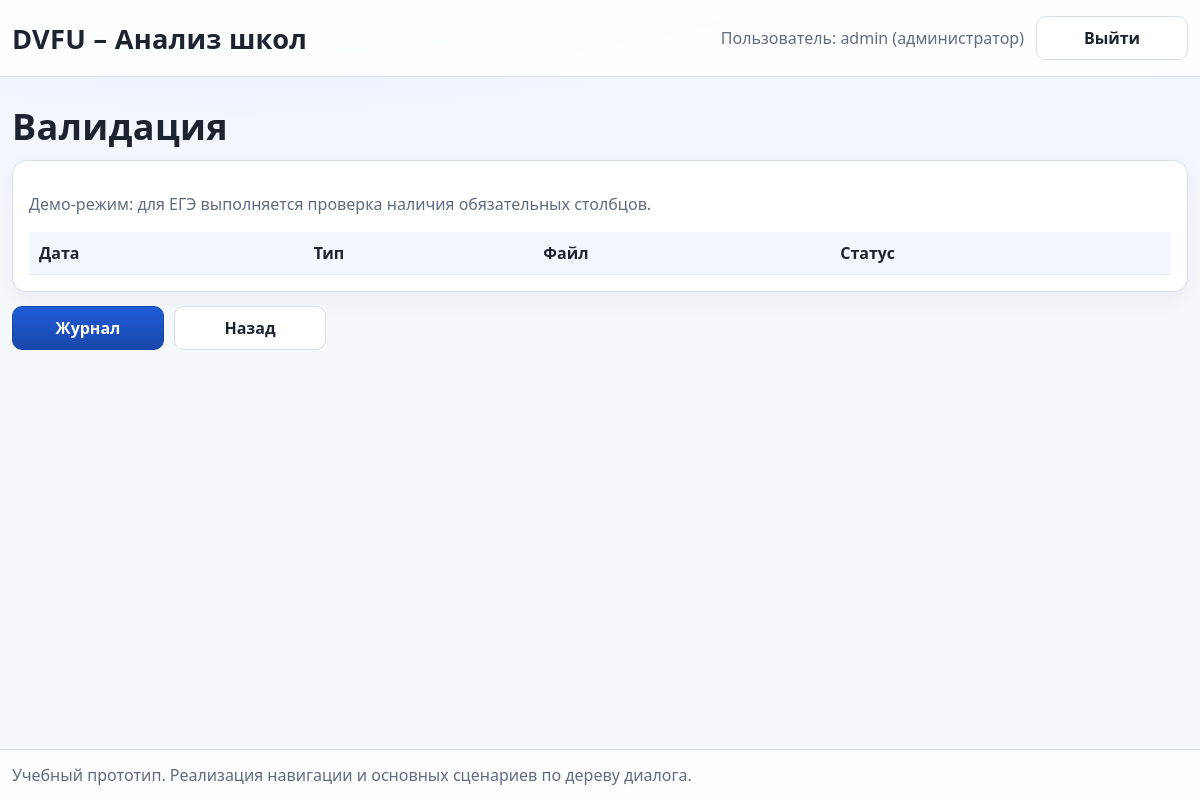
Before: /data/validate (signed in) with the older database file.
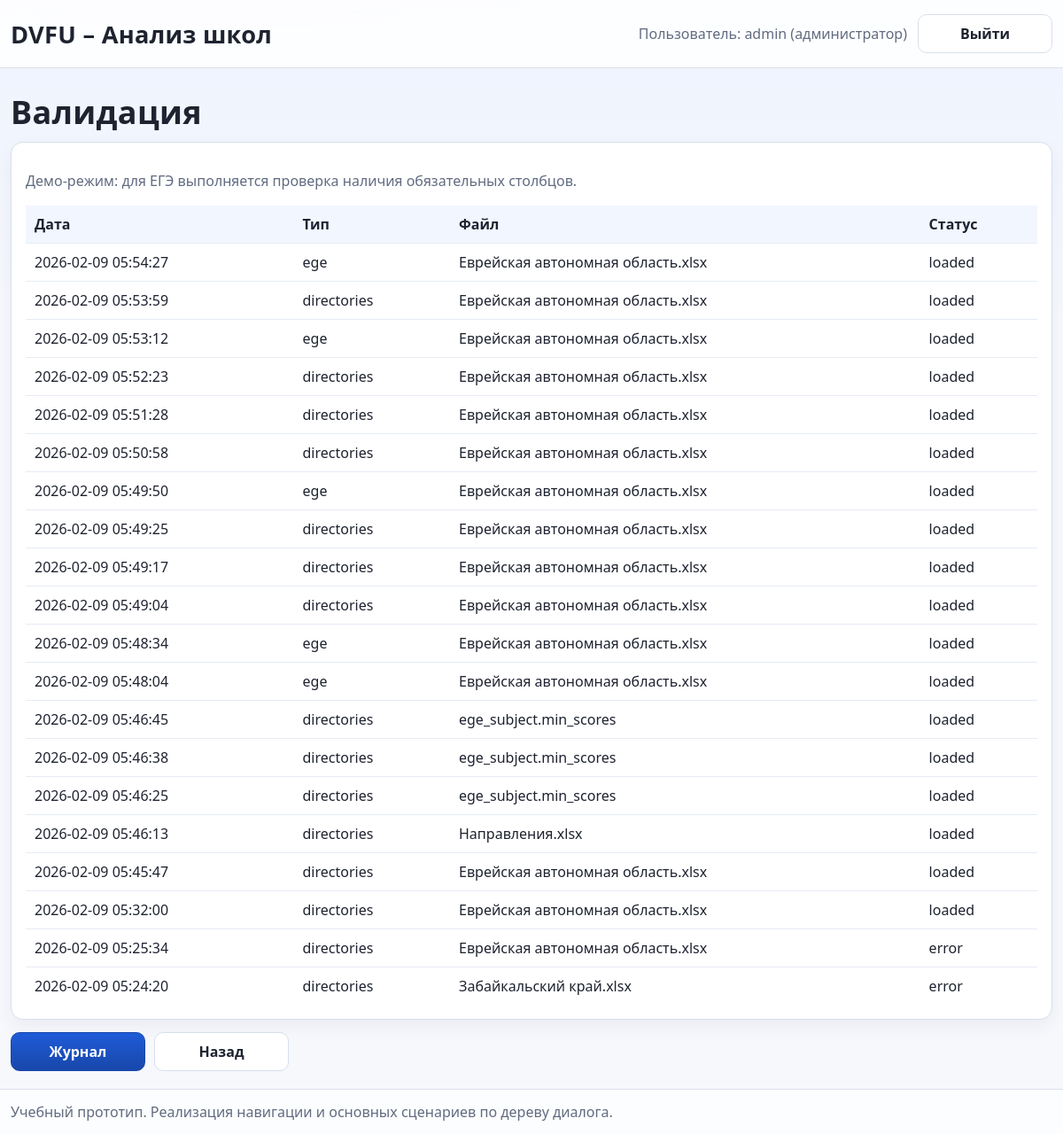
After: the same page with the newer database file.
### db.py (models this page shows)
class Base(DeclarativeBase):
    pass

class User(Base):
    __tablename__ = "user"
    id = Column(Integer, primary_key=True)
    login = Column(String(64), unique=True, nullable=False, index=True)
    password_hash = Column(String(256), nullable=False)
    is_admin = Column(Boolean, default=False, nullable=False)
    created_at = Column(DateTime(timezone=True), server_default=sqlfunc.now(), nullable=False)

class ImportJob(Base):
    __tablename__ = "import_job"
    id = Column(Integer, primary_key=True)
    job_type = Column(String(32), nullable=False)  # ege | admissions | events
    filename = Column(String(255), nullable=False)
    status = Column(String(32), nullable=False, default="uploaded")  # uploaded | validated | loaded | error
    details = Column(Text, nullable=True)
    created_at = Column(DateTime(timezone=True), server_default=sqlfunc.now(), nullable=False)

### routes.py (the view)
@router.get("/data/validate")
def validation_page(request: Request, db: Session = Depends(get_db)):
    user = require_user(request, db)
    jobs = db.query(ImportJob).order_by(ImportJob.created_at.desc()).limit(20).all()
    return render("validation.html", {"request": request, "user": user, "jobs": jobs})

### templates/validation.html
{% extends "base.html" %}
{% block content %}
<h1>Валидация</h1>
<div class="card">
  <p class="muted">Демо-режим: для ЕГЭ выполняется проверка наличия обязательных столбцов.</p>
  <table class="table">
    <thead>
      <tr>
        <th>Дата</th>
        <th>Тип</th>
        <th>Файл</th>
        <th>Статус</th>
      </tr>
    </thead>
    <tbody>
    {% for j in jobs %}
      <tr>
        <td>{{ j.created_at }}</td>
        <td>{{ j.job_type }}</td>
        <td>{{ j.filename }}</td>
        <td>{{ j.status }}</td>
      </tr>
    {% endfor %}
    </tbody>
  </table>
</div>
<div class="row">
  <a class="btn" href="/data/history">Журнал</a>
  <a class="btn btn-ghost" href="/data">Назад</a>
</div>
{% endblock %}

### templates/base.html (shortened to what this page needs)
<!doctype html>
<html lang="ru">
<head>
  <link rel="stylesheet" href="/static/app.css">
</head>
<body>
  <header class="header">
    <div class="container header-row">
      <div class="brand">DVFU – Анализ школ</div>
      <div class="header-actions">
        {% if user %}
          <span class="muted">Пользователь: {{ user.login }}{% if user.is_admin %} (администратор){% endif %}</span>
          <a class="btn btn-ghost" href="/logout">Выйти</a>
        {% endif %}
      </div>
    </div>
  </header>
  <main class="container">
    {% block content %}{% endblock %}
  </main>
  <footer class="footer">
    <div class="container muted">
      Учебный прототип. Реализация навигации и основных сценариев по дереву диалога.
    </div>
  </footer>
</body>
</html>

### static/app.css (style rules this page uses)
:root { --bg-top: #eef3ff; --bg-main: #f6f8fc; --text-main: #1e2330; --text-muted: #616b80; --line: #d8dfeb; --surface: #ffffff; --surface-soft: #f8faff; --primary: #1f5bd8; --primary-strong: #1847aa; --ok-bg: #edfff4; --ok-line: #bfead0; --warn-bg: #fff4f4; --warn-line: #f6caca; font-family: "Segoe UI", -apple-system, BlinkMacSystemFont, "Helvetica Neue", Arial, sans-serif; }
*, *::before, *::after { box-sizing: border-box; }
html, body { height: 100%; }
body { margin: 0; color: var(--text-main); min-height: 100dvh; display: flex; flex-direction: column; background: radial-gradient(1200px 420px at 20% -15%, #e0e8ff 0%, transparent 58%), radial-gradient(900px 340px at 100% -10%, #dff3ff 0%, transparent 52%), linear-gradient(180deg, var(--bg-top) 0%, var(--bg-main) 28%, var(--bg-main) 100%); }
a { color: inherit; text-decoration: none; }
.container { width: min(1480px, calc(100% - 24px)); margin: 0 auto; padding: 16px 0; }
main.container { flex: 1 0 auto; padding: 28px 0 20px; }
.header { border-bottom: 1px solid var(--line); background: rgba(255, 255, 255, 0.86); backdrop-filter: blur(8px); }
.header-row { display: flex; align-items: center; justify-content: space-between; gap: 12px; }
.brand { font-size: 1.7rem; font-weight: 700; letter-spacing: 0.01em; }
.header-actions { display: flex; align-items: center; gap: 12px; }
.footer { margin-top: auto; border-top: 1px solid var(--line); background: rgba(255, 255, 255, 0.72); }
.footer .container { padding: 14px 0; }
.muted { color: var(--text-muted); }
h1 { margin: 0 0 10px; font-size: clamp(1.8rem, 3vw, 2.3rem); line-height: 1.2; letter-spacing: 0.01em; }
p { line-height: 1.45; }
.card { background: var(--surface); border: 1px solid var(--line); border-radius: 14px; padding: 16px; margin-top: 12px; box-shadow: 0 8px 20px rgba(45, 59, 95, 0.06); }
.row { display: flex; gap: 10px; flex-wrap: wrap; margin-top: 14px; align-items: end; }
.btn { background: linear-gradient(180deg, var(--primary) 0%, var(--primary-strong) 100%); color: #fff; padding: 10px 14px; border-radius: 10px; border: 1px solid var(--primary-strong); cursor: pointer; font-weight: 650; min-width: 152px; min-height: 42px; display: inline-flex; align-items: center; justify-content: center; transition: transform 0.15s ease, box-shadow 0.15s ease, filter 0.15s ease; }
.btn-ghost { background: var(--surface); color: var(--text-main); border: 1px solid var(--line); }
.table { width: 100%; border-collapse: separate; border-spacing: 0; margin-top: 0; overflow: hidden; }
.table th, .table td { border-bottom: 1px solid #e6ebf5; padding: 10px; text-align: left; vertical-align: top; }
.table th { background: #f2f6ff; font-weight: 700; }
.table tr:last-child td { border-bottom: 0; }

Changed rows visible on the page:
added ImportJob: created_at "2026-02-09 05:54:27", job_type "ege", filename "Еврейская автономная область.xlsx", status "loaded"
added ImportJob: created_at "2026-02-09 05:53:59", job_type "directories", filename "Еврейская автономная область.xlsx", status "loaded"
added ImportJob: created_at "2026-02-09 05:53:12", job_type "ege", filename "Еврейская автономная область.xlsx", status "loaded"
added ImportJob: created_at "2026-02-09 05:52:23", job_type "directories", filename "Еврейская автономная область.xlsx", status "loaded"
added ImportJob: created_at "2026-02-09 05:51:28", job_type "directories", filename "Еврейская автономная область.xlsx", status "loaded"
added ImportJob: created_at "2026-02-09 05:50:58", job_type "directories", filename "Еврейская автономная область.xlsx", status "loaded"
added ImportJob: created_at "2026-02-09 05:49:50", job_type "ege", filename "Еврейская автономная область.xlsx", status "loaded"
added ImportJob: created_at "2026-02-09 05:49:25", job_type "directories", filename "Еврейская автономная область.xlsx", status "loaded"
added ImportJob: created_at "2026-02-09 05:49:17", job_type "directories", filename "Еврейская автономная область.xlsx", status "loaded"
added ImportJob: created_at "2026-02-09 05:49:04", job_type "directories", filename "Еврейская автономная область.xlsx", status "loaded"
added ImportJob: created_at "2026-02-09 05:48:34", job_type "ege", filename "Еврейская автономная область.xlsx", status "loaded"
added ImportJob: created_at "2026-02-09 05:48:04", job_type "ege", filename "Еврейская автономная область.xlsx", status "loaded"
added ImportJob: created_at "2026-02-09 05:46:45", job_type "directories", filename "ege_subject.min_scores", status "loaded"
added ImportJob: created_at "2026-02-09 05:46:38", job_type "directories", filename "ege_subject.min_scores", status "loaded"
added ImportJob: created_at "2026-02-09 05:46:25", job_type "directories", filename "ege_subject.min_scores", status "loaded"
added ImportJob: created_at "2026-02-09 05:46:13", job_type "directories", filename "Направления.xlsx", status "loaded"
added ImportJob: created_at "2026-02-09 05:45:47", job_type "directories", filename "Еврейская автономная область.xlsx", status "loaded"
added ImportJob: created_at "2026-02-09 05:32:00", job_type "directories", filename "Еврейская автономная область.xlsx", status "loaded"
added ImportJob: created_at "2026-02-09 05:25:34", job_type "directories", filename "Еврейская автономная область.xlsx", status "error"
added ImportJob: created_at "2026-02-09 05:24:20", job_type "directories", filename "Забайкальский край.xlsx", status "error"
